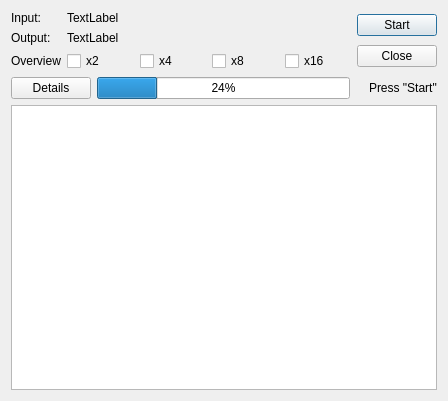
<?xml version="1.0" encoding="UTF-8"?>
<ui version="4.0">
 <class>IDlgCropMap</class>
 <widget class="QDialog" name="IDlgCropMap">
  <property name="geometry">
   <rect>
    <x>0</x>
    <y>0</y>
    <width>448</width>
    <height>401</height>
   </rect>
  </property>
  <property name="windowTitle">
   <string>Dialog</string>
  </property>
  <layout class="QVBoxLayout" name="verticalLayout_2">
   <item>
    <layout class="QHBoxLayout" name="horizontalLayout_3">
     <item>
      <layout class="QFormLayout" name="formLayout">
       <item row="0" column="0">
        <widget class="QLabel" name="label">
         <property name="text">
          <string>Input:</string>
         </property>
        </widget>
       </item>
       <item row="0" column="1">
        <widget class="QLabel" name="labelSrcFile">
         <property name="text">
          <string>TextLabel</string>
         </property>
        </widget>
       </item>
       <item row="1" column="0">
        <widget class="QLabel" name="label_2">
         <property name="text">
          <string>Output:</string>
         </property>
        </widget>
       </item>
       <item row="1" column="1">
        <widget class="QLabel" name="labelTarFile">
         <property name="text">
          <string>TextLabel</string>
         </property>
        </widget>
       </item>
       <item row="2" column="0">
        <widget class="QLabel" name="label_5">
         <property name="text">
          <string>Overview</string>
         </property>
        </widget>
       </item>
       <item row="2" column="1">
        <layout class="QHBoxLayout" name="horizontalLayout">
         <item>
          <widget class="QCheckBox" name="checkOverview2x">
           <property name="text">
            <string>x2</string>
           </property>
          </widget>
         </item>
         <item>
          <widget class="QCheckBox" name="checkOverview4x">
           <property name="text">
            <string>x4</string>
           </property>
          </widget>
         </item>
         <item>
          <widget class="QCheckBox" name="checkOverview8x">
           <property name="text">
            <string>x8</string>
           </property>
          </widget>
         </item>
         <item>
          <widget class="QCheckBox" name="checkOverview16x">
           <property name="text">
            <string>x16</string>
           </property>
          </widget>
         </item>
        </layout>
       </item>
      </layout>
     </item>
     <item>
      <layout class="QVBoxLayout" name="verticalLayout">
       <item>
        <widget class="QPushButton" name="pushStart">
         <property name="sizePolicy">
          <sizepolicy hsizetype="Maximum" vsizetype="Fixed">
           <horstretch>0</horstretch>
           <verstretch>0</verstretch>
          </sizepolicy>
         </property>
         <property name="text">
          <string>Start</string>
         </property>
        </widget>
       </item>
       <item>
        <widget class="QPushButton" name="pushCancel">
         <property name="sizePolicy">
          <sizepolicy hsizetype="Maximum" vsizetype="Fixed">
           <horstretch>0</horstretch>
           <verstretch>0</verstretch>
          </sizepolicy>
         </property>
         <property name="text">
          <string>Close</string>
         </property>
        </widget>
       </item>
      </layout>
     </item>
    </layout>
   </item>
   <item>
    <layout class="QHBoxLayout" name="horizontalLayout_2">
     <item>
      <widget class="QPushButton" name="pushDetails">
       <property name="text">
        <string>Details</string>
       </property>
      </widget>
     </item>
     <item>
      <widget class="QProgressBar" name="progressBar">
       <property name="value">
        <number>24</number>
       </property>
      </widget>
     </item>
     <item>
      <widget class="QLabel" name="labelStep">
       <property name="text">
        <string/>
       </property>
      </widget>
     </item>
     <item>
      <widget class="QLabel" name="labelStatus">
       <property name="text">
        <string>Press &quot;Start&quot;</string>
       </property>
      </widget>
     </item>
    </layout>
   </item>
   <item>
    <widget class="QTextBrowser" name="textBrowser"/>
   </item>
  </layout>
 </widget>
 <resources/>
 <connections/>
</ui>
